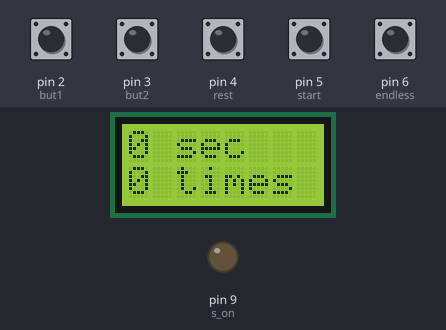
The sketch below on a simulated Arduino Uno, built with avr-gcc and run on an emulated ATmega328P. Parts: 8×2 character LCD, output pins drawn as LEDs (lit = HIGH). The inputs (shaded band) are chosen by the test bench; at power-on: pin 2 (but1), pin 3 (but2), pin 4 (rest), pin 5 (start), pin 6 (endless) HIGH.

Above: at 3.2 s.
3.3 s: pin 4 (rest) pulled LOW for 0.15 s
At 4.1 s:
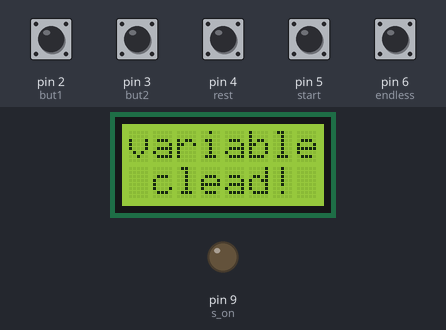
5.8 s: pin 5 (start) pulled LOW for 0.15 s
At 6.2 s:
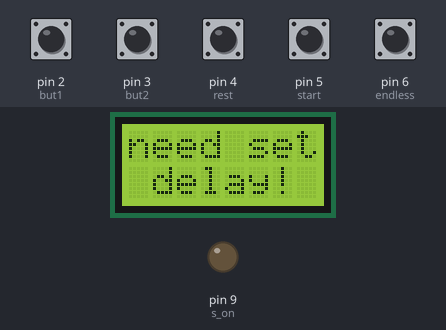
8.8 s: pin 2 (but1) pulled LOW for 1 s
At 10.9 s:
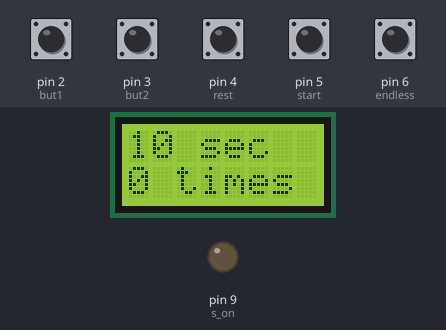
11.3 s: pin 6 (endless) pulled LOW for 0.15 s
At 12.2 s:
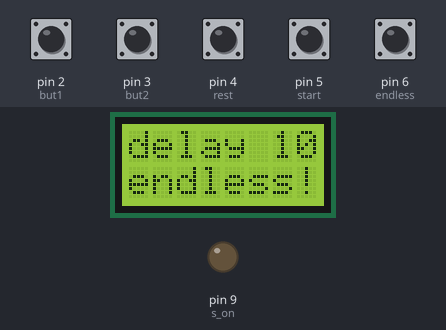
12.9 s: pin 4 (rest) pulled LOW for 1 s
At 14.5 s:
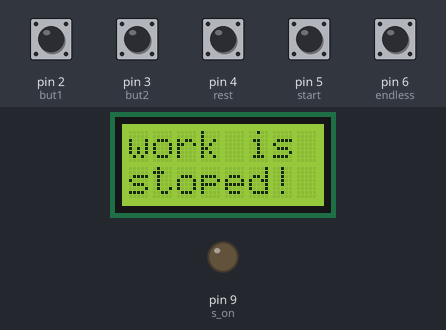
16.3 s: pin 5 (start) pulled LOW for 1 s
At 16.6 s:
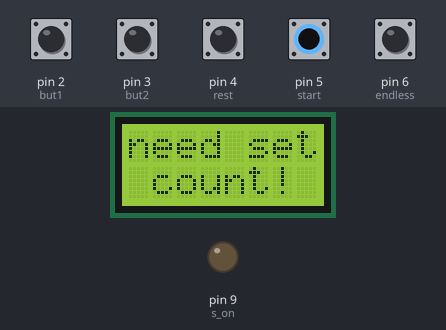
Timing chart, 0 to 19.3 s (numbered marks = the images above; inputs shaded):
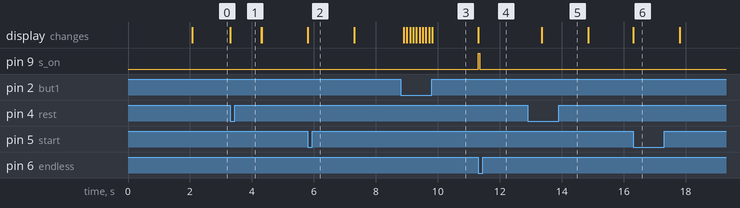

The sketch:

170107.ino
```cpp
#include <LiquidCrystal.h>
#define s_on    9
#define but1    2
#define but2    3
#define rest    4
#define start   5
#define endless 6

LiquidCrystal lcd(15, 16, 14, 17, 19, 18);

unsigned long ontime;
int second = 0;
int count = 0;
int skip = 0;
int escape = 0;
int times;
int minus;

void setup() {
  for (int i = 2; i <= 6; i++) {
    pinMode(i, INPUT_PULLUP);
  }
  pinMode(s_on, OUTPUT);

  lcd.begin(8, 2);
  lcd.print("welcome");
  lcd.setCursor(0, 1);
  lcd.print("to CR4'.");
  delay(2000);
  lcd.clear();
}

void loop() {
  lcd.setCursor(0, 0);                            //メイン（設定画面）表示用
  lcd.print(second);
  lcd.print(" sec");
  lcd.setCursor(0, 1);
  lcd.print(count);
  lcd.print(" times");

  if (digitalRead(but1) == LOW) {                 //ボタンアクション（時間設定
    second++;
    delay(100);
  } else if (digitalRead(but2) == LOW) {          //ボタンアクション（回数設定
    if (skip == 0) {                              //mills未読み込みの場合
      skip = 1;
      ontime = millis();
    } else {
      if (millis() - ontime > 6150) {             //押し始めてから6秒（+100
        count = count + 100;
        delay(1000);
      } else if (millis() - ontime > 2150) {      //押し始めてから2秒（+20
        count = count + 10;
        delay(500);
      } else {                                    //2秒も経っていない時（+1
        count++;
        delay(100);
      }
    }
  } else if (digitalRead(rest) == LOW) {          //ボタンアクション（リセット
    if (count == 0 && second == 0) {              //既にリセット済みの場合
      lcd.clear();
      lcd.print("variable");
      lcd.setCursor(0, 1);
      lcd.print(" clead!");
      delay(1000);
      lcd.clear();
    } else {                                      //リセット
      lcd.clear();
      count = 0;
      second = 0;
      delay(250);                                 //リセット直後にリセット済みが出ないように
    }
  } else {                                        //ボタンアクション無しの場合（設定系
    skip = 0;                                     //回数スキップ無効化
    ontime = 0;                                   //mills初期化（0にしてるだけ
  }

  if (digitalRead(start) == LOW) {                //ボタンアクション（回数指定スタート
    if (second == 0) {                            //時間未設定の場合
      lcd.clear();
      lcd.print("need set");
      lcd.setCursor(0, 1);
      lcd.print(" delay!");
      delay(1500);
      lcd.clear();
    } else if (count == 0) {                      //回数未設定の場合
      lcd.clear();
      lcd.print("need set");
      lcd.setCursor(0, 1);
      lcd.print(" count!");
      delay(1500);
      lcd.clear();
    } else {                                      //実行ここから
      times = count - 1;                          //カウントダウン用
      minus = 50 / second;                        //delay調節用

      for (int i = 1; i <= count; i++) {          //設定回数回繰り返し
        if (escape == 1) {                        //途中停止が有効の場合
          escape = 0;                             //途中停止をリセット
          lcd.clear();
          lcd.setCursor(0, 0);
          lcd.print("work is");
          lcd.setCursor(0, 1);
          lcd.print("stoped!");
          delay(1500);
          lcd.clear();
          break;                                  //脱出 to [メインループ]
        } else {                                  //DO
          lcd.clear();                            //設定表示+残回数カウントダウン
          lcd.setCursor(0, 0);
          lcd.print(second);
          lcd.print("s * ");
          lcd.print(count);
          lcd.print(".");
          lcd.setCursor(0, 1);
          lcd.print("last ");
          lcd.print(times);
          lcd.print(".");
          times = times - 1;                      //一回表示したら-1

          digitalWrite(s_on, HIGH);               //シャッター出力
          delay(50);                              //delay（カメラの反応する時間
          digitalWrite(s_on, LOW);                //出力断

          for (int n = 1; n <= second; n++) {     //指定秒数wait用（1秒毎に脱出確認
            if (digitalRead(rest) == LOW) {       //リセットが押されている場合
              escape = 1;                         //途中停止を有効に
              break;                              //脱出 to [start]ループ
            } else {
              delay(1000 - minus);                //1秒(-delay/second)休む * 秒数
            }
          }
        }
      }
      lcd.clear();
    }
  }

  if (digitalRead(endless) == LOW) {              //ボタンアクション（エンドレススタート
    if (second == 0) {                            //時間未設定の場合
      lcd.clear();
      lcd.print("need set");
      lcd.setCursor(0, 1);
      lcd.print(" delay!");
      delay(1500);
      lcd.clear();
    } else {                                      //実行ここから
      lcd.clear();                                //設定表示（カウントダウン無し
      lcd.setCursor(0, 0);
      lcd.print("delay ");
      lcd.print(second);
      lcd.print(".");
      lcd.setCursor(0, 1);
      lcd.print("endless!");
      minus = 50 / second;                        //delay調節用

      while (true) {                              //k本的に無限ループ
        if (escape == 1) {                        //途中停止が有効の場合（上同
          escape = 0;                             //途中停止をリセット
          lcd.clear();
          lcd.setCursor(0, 0);
          lcd.print("work is");
          lcd.setCursor(0, 1);
          lcd.print("stoped!");
          delay(1500);
          lcd.clear();
          break;                                  //脱出 to [メインループ]
        } else {                                  //DO
          digitalWrite(s_on, HIGH);
          delay(50);
          digitalWrite(s_on, LOW);

          for (int n = 1; n <= second; n++) {     //指定秒数wait用（1秒毎に脱出確認
            if (digitalRead(rest) == LOW) {       //リセットが押されている場合（上同
              escape = 1;                         //途中停止を有効に
              break;                              //脱出 to [endless]ループ
            } else {
              delay(1000 - minus);                //1秒(-delay/second)休む * 秒数
            }
          }
        }
      }
    }
  }
}
```

Measured:
- after the input at 3.3 s, the display: changes at once (image 1)
- after the input at 5.8 s, the display: changes at once (image 2)
- after the input at 8.8 s, the display: first changes after 0.10 s (image 3 shows a later state)
- after the input at 11.3 s, pin 9 (s_on): LOW → HIGH at once, → LOW 0.05 s later; the display: changes at once (image 4)
- after the input at 12.9 s, the display: changes after 0.45 s (image 5)
- after the input at 16.3 s, the display: changes at once (image 6)
